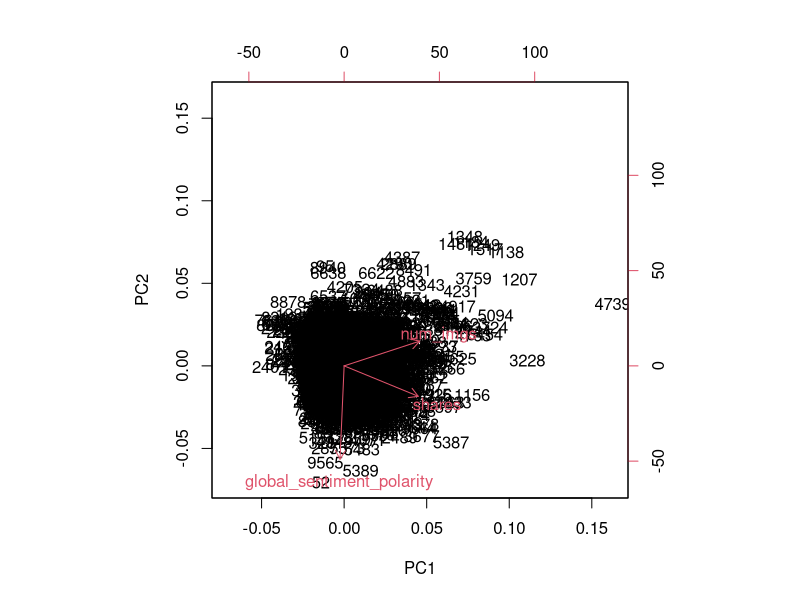
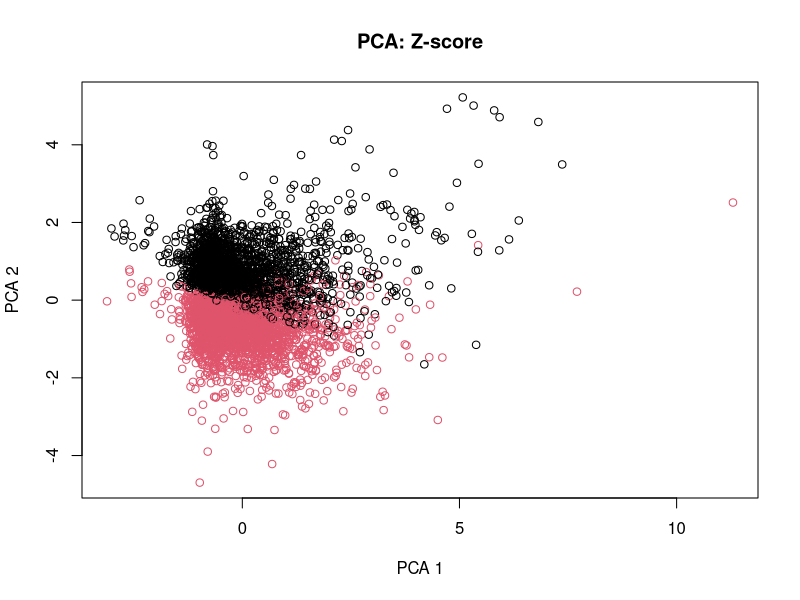
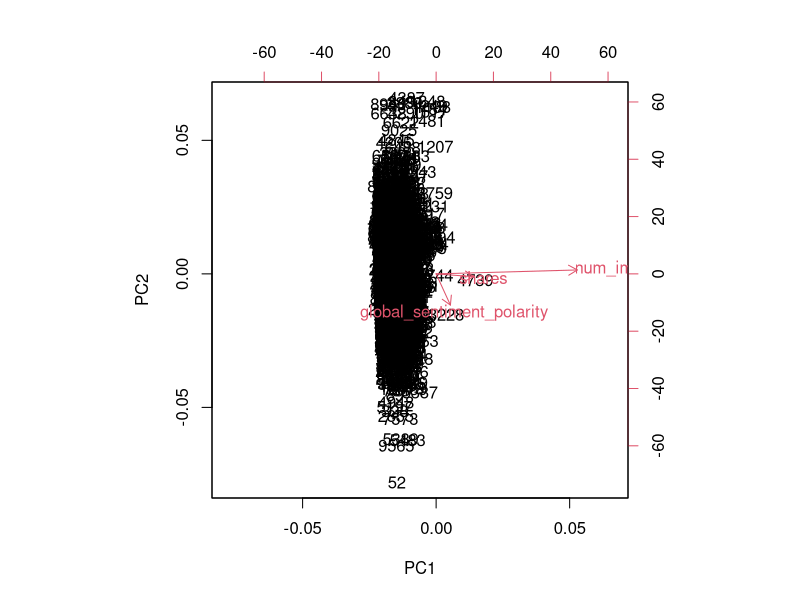
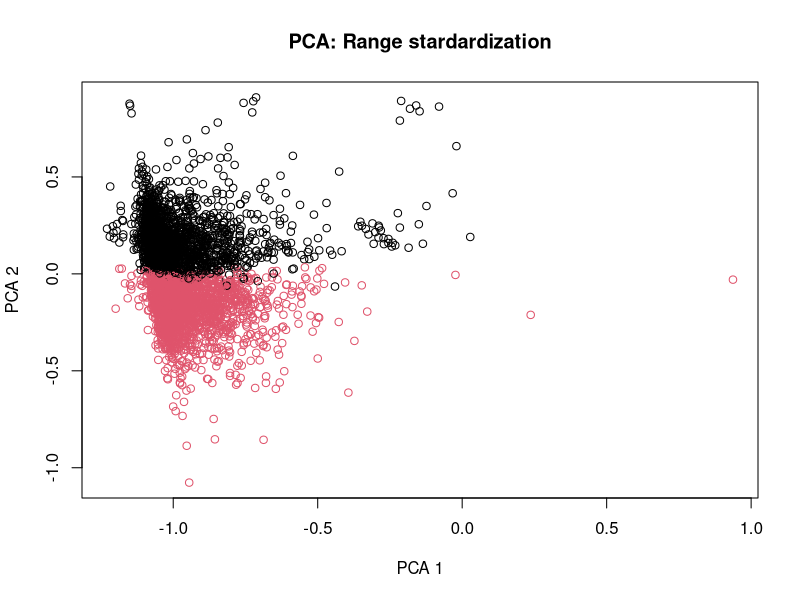
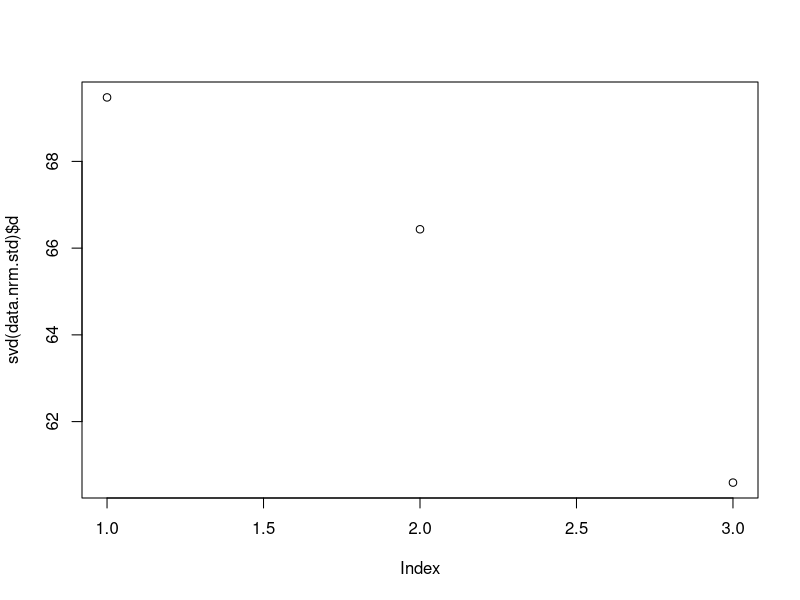
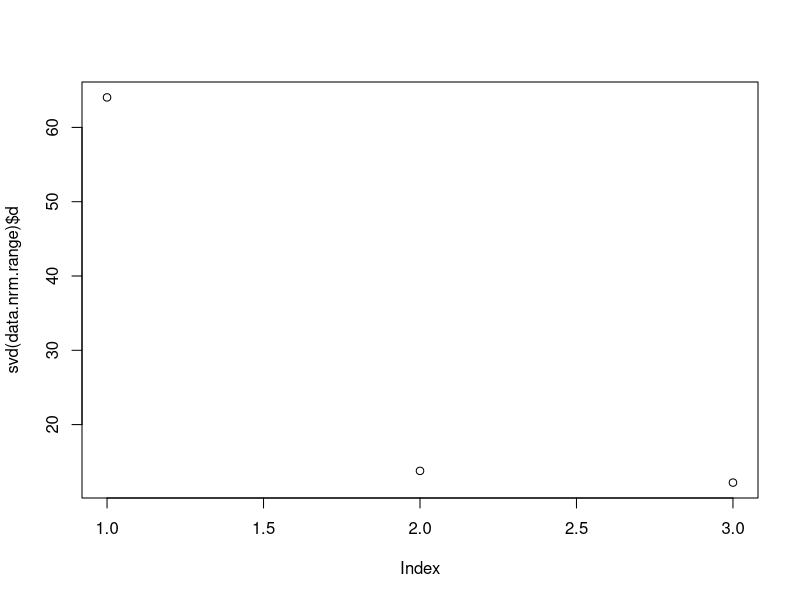
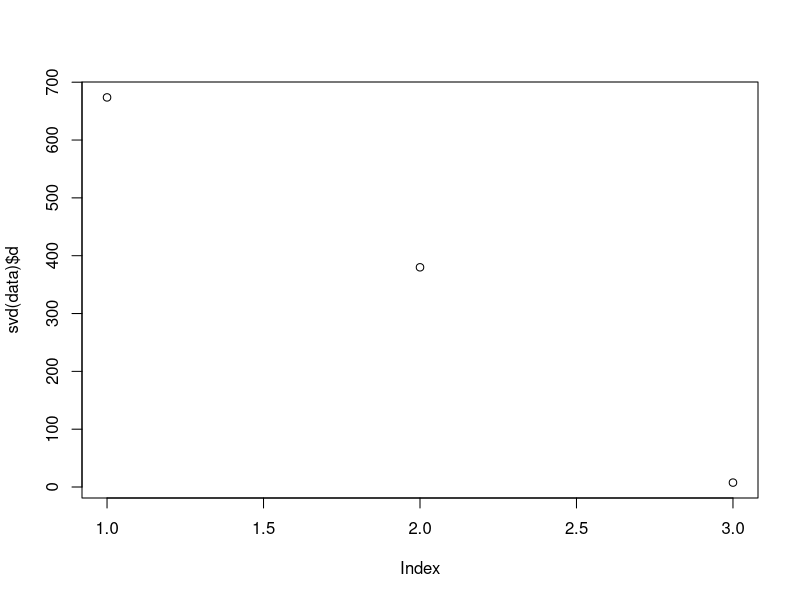

The R source for these figures, in order:
library(lattice)
library(e1071)
set.seed(123)
online.news.popularity <- read.csv(file="new_sample_OnlineNewsPopularity.csv",head=TRUE,sep=",")

normalize.range <- function(x) {
  midrange <- (max(x) + min(x))/2
  halfrange <- (max(x) - min(x))/2
  y <- (x - midrange)/halfrange
  y
}

#########################################################
### 1.Selection 3 features related to the same aspect ###
#########################################################
# From previous hometask
n <- ncol(online.news.popularity)
data <- online.news.popularity[,-c(1,2,n)]
data <- subset(data, n_tokens_content > 0)
data <- apply(data, MARGIN = 2,  function(x) {
  y <- (x - mean(x))/sd(x)
  y
})

data <- data.frame(data)
label <- ifelse(data[,25] < 0 & data[,26] < 0 & data[,27] > 0 & data[,28] < 0 & data[,29] > 0,1,
                ifelse(data[,25] > 0 & data[,26] > 0 & data[,27] < 0 & data[,28] > 0 & data[,29] < 0, 2, 3))
bad.index <- which(label == 3)


features <- c(7,25,33)
colnames(data)[features]
n <- ncol(online.news.popularity)
data <- online.news.popularity[,-c(1,2,n)]
data <- subset(data, n_tokens_content > 0)

data <- data[,features]
data <- transform(data, shares = log(shares))
#########################################################
### 2.Visualization (PCA)                             ###
#########################################################

data <- data[-bad.index,]
label <- label[-bad.index]
data.nrm.range <- as.data.frame(apply(data, MARGIN = 2, normalize.range))
data.nrm.std <- scale(data, center = TRUE, scale = TRUE)

#First normalization
pca.std <- prcomp(data.nrm.std, center = FALSE, scale. = FALSE)
biplot(pca.std)
plot(pca.std$x[,1], pca.std$x[,2], col = label, xlab = 'PCA 1', ylab = 'PCA 2', main = 'PCA: Z-score')

#Second normalization
pca.range <- prcomp(data.nrm.range, center = FALSE, scale. = FALSE)
biplot(pca.range)
plot(pca.range$x[,1], pca.range$x[,2], col = label, xlab = 'PCA 1', ylab = 'PCA 2', main = 'PCA: Range stardardization')

svd.range <- svd(data.nrm.range)
svd.range$v
svd.std <- svd(data.nrm.std)
svd.std$v

# library(ggplot2)
# pca.std <- as.data.frame(pca.std$x)
# pca.range <- as.data.frame(pca.range$x)
# 
# ggplot(data = pca.std, aes(x = PC1, y = PC2, label = rep('*',length(label))))+
#   geom_hline(yintercept = 0, colour = "gray65") +
#   geom_vline(xintercept = 0, colour = "gray65") +
#   geom_text(colour = label, alpha = 0.8, size = 4) +
#   ggtitle("PCA plot: Z-scoring")
# 
# ggplot(data = pca.range, aes(x = PC1, y = PC2, label = rep('*',length(label))))+
#   geom_hline(yintercept = 0, colour = "gray65") +
#   geom_vline(xintercept = 0, colour = "gray65") +
#   geom_text(colour = label, alpha = 0.8, size = 4) +
#   ggtitle("PCA plot: Range standardization")

#########################################################
### 3. Hidden factor                                  ###
#########################################################

weigths.std <- svd(data.nrm.std)$v[,1]
plot(svd(data.nrm.std)$d)
weigths.range <- svd(data.nrm.range)$v[,1]
plot(svd(data.nrm.range)$d)
# Singular values show that the first vector is much more important than the others.

hf.std <- data.nrm.std %*% weigths.std
head(hf.std)
hf.range <- as.matrix(data.nrm.range) %*% weigths.range
head(hf.range)

hf.std <- hf.std - min(hf.std)
hf.range <- hf.range - min(hf.range)
hf.std <- hf.std / max(hf.std) * 100
hf.range <- hf.range / max(hf.range) * 100

#Hidden factor for raw data
weigths.raw <- svd(data)$v[,1]
plot(svd(data)$d)
hf.raw <- as.matrix(data) %*% weigths.raw
head(hf.raw)

hf.raw <- hf.raw - min(hf.raw)
hf.raw <- hf.raw / max(hf.raw) * 100
head(hf.raw)
c(min(hf.raw),max(hf.raw)) # from 0 to 100! Perfecto!
